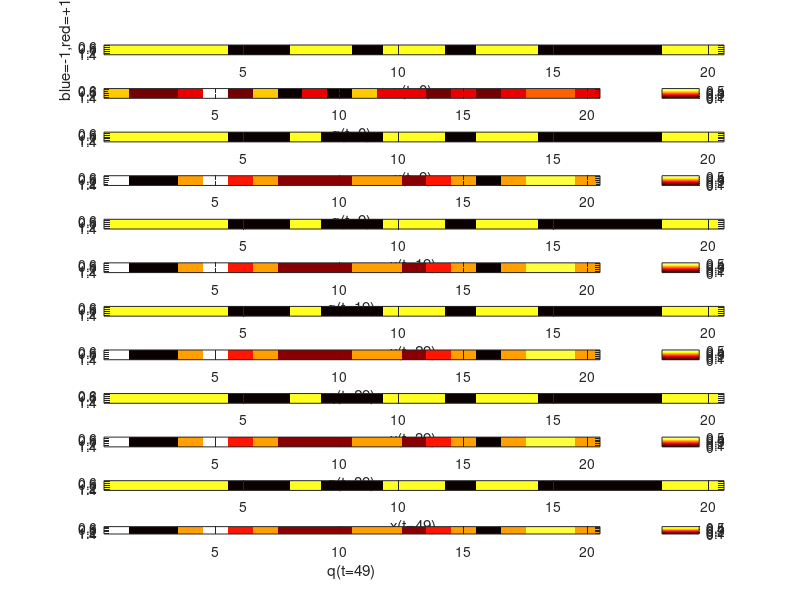
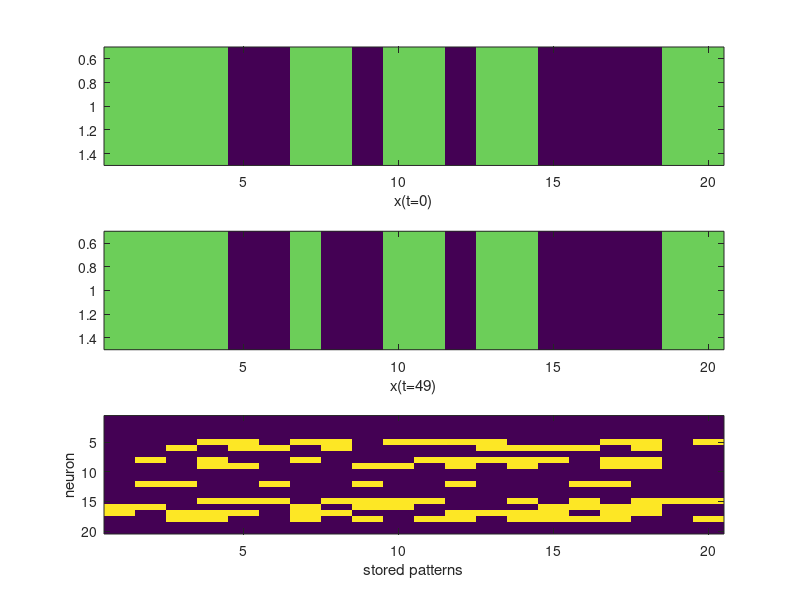

The MATLAB script that drew these images, in order:
%BUILD A HOPFIELD NETWORK WHICH RETRIEVES RANDOM MEMORIES
clear all; %clear all variables
close all; %close all open figure windows

%DEFINE NETWORK PARAMETERS
TotalCells = 400;
NumPatt = 20; %Number of memory patterns that network will attempt to store and retrieve
N = round(TotalCells/NumPatt); %Number of neurons in the network (and number of elements in a memory pattern)

NumTimeSteps = 50 %length of run

%MEMORY PATTERNS
Mem_mat = 2*round(rand(N,NumPatt))-1; %random strings of 1's and -1's
%{
Note that the round command rounds off the random number, giving a 1 with probability 0.5
(i.e. if 0.5 <= rand < 1) or a 0 with probability 0.5 (if 0 < rand < 0.5). Multiplying 0 or 1 by 2
and then subtracting 1 gives either -1 or +1, respectively. Thus, this line defines a matrix whose
NumPatt columns each contain an N-element vector of random memory patterns. 
%}

%DEFINE SYNAPTIC WEIGHT MATRIX - Hebb Rule used to define synaptic weights
W_mat = Mem_mat*Mem_mat';

%INITIALIZE NETWORK ACTIVITY
%create a random pattern input
x_vect=zeros(1,N);
for i=1:N
 if rand < .5
 x_vect(i) = 1;
 else
 x_vect(i) = -1;
 end
end

initial_x_vect = x_vect;
q_mat = zeros(NumPatt, NumTimeSteps);
for i=1:NumPatt
    q_mat(i,1)= x_vect*Mem_mat(:,i)/N;
end


figure(1)
num_of_plots = (NumTimeSteps/10)+1;
num_of_plots = num_of_plots *2; %x and q at step

tStep=1;
iPlot=1;
h(iPlot) = subplot(num_of_plots,1,iPlot);
image(50*x_vect)
xlabel(strcat('x(t=',num2str(0),')'))
ylabel('blue=-1,red=+1')

iPlot=iPlot+1;
h(iPlot) = subplot(num_of_plots,1,iPlot);
%plot(abs(q_mat(:,tStep)'), '.');
%xlim([0 NumPatt+1]);
%ylim([0 1]);
colormap('hot')
imagesc(abs(q_mat(:,tStep)'))
colorbar
xlabel(strcat('q(t=',num2str(0),')'))


%RUN MODEL AND Show X Vector at each step

for tStep=2:NumTimeSteps
    x_vect = (2*(W_mat*x_vect' >= 0) - 1)'; %update rule
    for i=1:NumPatt
       q_mat(i, tStep)= x_vect*Mem_mat(:,i)/N;
    end
    
    if (mod(tStep,10)==0)
         iPlot=iPlot+1;

         h(iPlot) = subplot(num_of_plots,1,iPlot);
         image(50*x_vect)
         xlabel(strcat('x(t=',num2str(tStep-1),')'))

         iPlot=iPlot+1;
         h(iPlot) = subplot(num_of_plots,1,iPlot);
         %plot(abs(q_mat(:,tStep)'), '.');
         %xlim([0 NumPatt+1]);
         %ylim([0 1]);
         
         colormap('hot')
         imagesc(abs(q_mat(:,tStep)'))
         colorbar
         
         xlabel(strcat('q(t=',num2str(tStep-1),')'))

         %ylabel('blue=-1,red=+1')
     end
end



figure(2)
subplot(3,1,1)
image(50*initial_x_vect)
%ylabel('initial x')
xlabel(strcat('x(t=',num2str(0),')'))

subplot(3,1,2)
image(50*x_vect)
%ylabel('final x')
xlabel(strcat('x(t=',num2str(NumTimeSteps-1),')'))

subplot(3,1,3);
%{
dif = Mem_mat(:,1)'-x_vect;
image(50*dif)
xlabel(strcat(num2str(length(find(dif>0))), ' bits were flipped'))
ylabel('red=diff')
%}

diff_vs_all_others = Mem_mat-repmat(x_vect',1,NumPatt);

image(50*diff_vs_all_others)
xlabel('stored patterns');
ylabel('neuron')